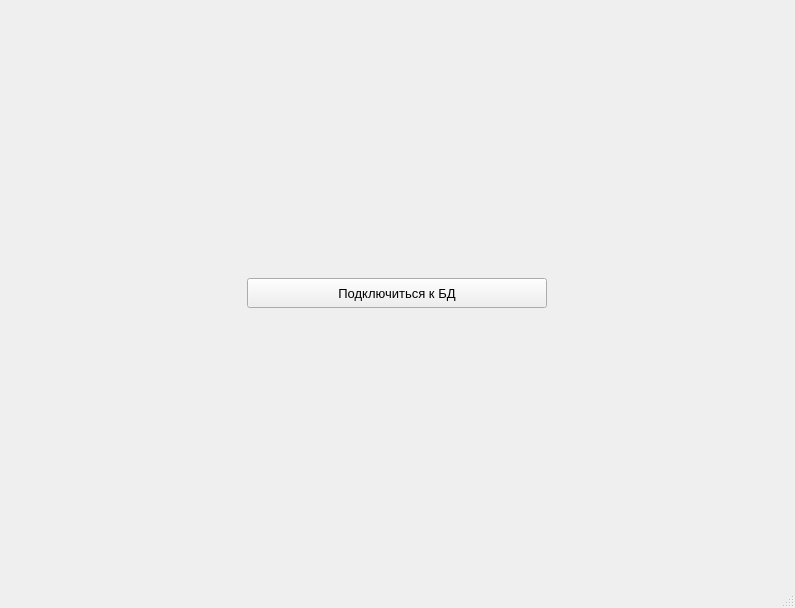
<?xml version="1.0" encoding="UTF-8"?>
<ui version="4.0">
 <class>MainWindow</class>
 <widget class="QMainWindow" name="MainWindow">
  <property name="geometry">
   <rect>
    <x>0</x>
    <y>0</y>
    <width>795</width>
    <height>608</height>
   </rect>
  </property>
  <property name="font">
   <font>
    <pointsize>8</pointsize>
   </font>
  </property>
  <property name="windowTitle">
   <string>MainWindow</string>
  </property>
  <widget class="QWidget" name="centralwidget">
   <layout class="QHBoxLayout" name="horizontalLayout">
    <item>
     <widget class="QPushButton" name="pushButton">
      <property name="maximumSize">
       <size>
        <width>300</width>
        <height>30</height>
       </size>
      </property>
      <property name="font">
       <font>
        <pointsize>10</pointsize>
       </font>
      </property>
      <property name="text">
       <string>Подключиться к БД</string>
      </property>
     </widget>
    </item>
   </layout>
  </widget>
  <widget class="QMenuBar" name="menubar">
   <property name="geometry">
    <rect>
     <x>0</x>
     <y>0</y>
     <width>795</width>
     <height>23</height>
    </rect>
   </property>
  </widget>
  <widget class="QStatusBar" name="statusbar"/>
 </widget>
 <resources/>
 <connections/>
</ui>
